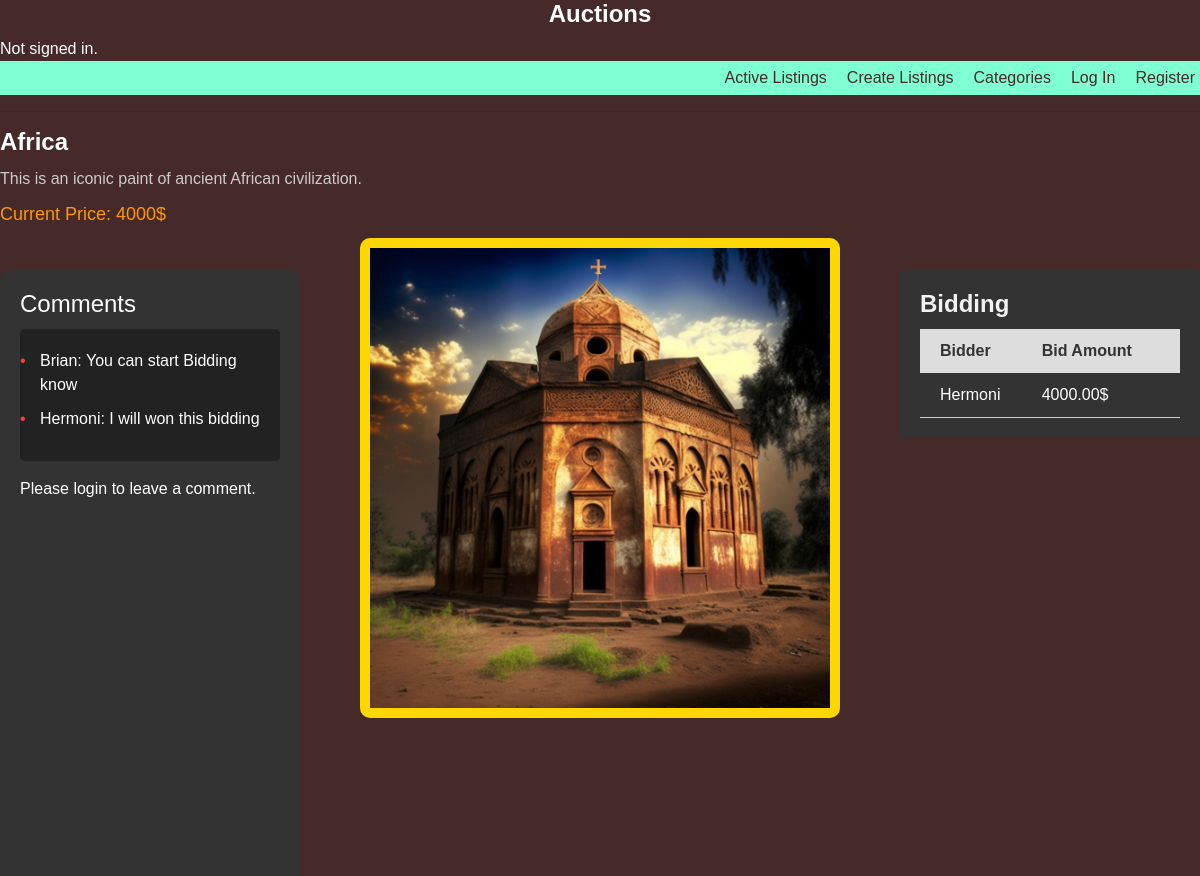
The app's page /listing/5/ with its own data.
### auctions/models.py (models this page shows, shortened)
class Listing(models.Model):
    title = models.CharField(max_length=255)
    description = models.TextField()
    starting_bid = models.DecimalField(max_digits=10, decimal_places=2)
    image = models.ImageField(upload_to='images/', blank=True)
    category = models.CharField(max_length=100)
    creator = models.ForeignKey(User, on_delete=models.CASCADE)
    created_at = models.DateTimeField(auto_now_add=True)
    active = models.BooleanField(default=True)
    watchlist = models.ForeignKey(Watchlist, on_delete=models.CASCADE, blank=True, null=True)
    bids = models.ForeignKey('Bid', on_delete=models.CASCADE, null=True, blank=True, related_name='listing_bids')
    comments = models.ManyToManyField('Comment', related_name='listings')
    winner = models.ForeignKey(User, on_delete=models.SET_NULL, null=True, blank=True, related_name='won_listings')

class Bid(models.Model):
    listing = models.ForeignKey(Listing, on_delete=models.CASCADE)
    bidder = models.ForeignKey(User, on_delete=models.CASCADE)
    bid_amount = models.DecimalField(max_digits=10, decimal_places=2)
    timestamp = models.DateTimeField(auto_now_add=True)

class User(AbstractUser):
    pass

class Comment(models.Model):
    listing = models.ForeignKey(Listing, on_delete=models.CASCADE)
    user = models.ForeignKey(User, on_delete=models.CASCADE)
    text = models.TextField()
    created_at = models.DateTimeField(auto_now_add=True)

### auctions/views.py (the view)
# urls.py: path('listing/<int:listing_id>/', show_listing, name='show_listing'),
def show_listing(request, listing_id):
    listing = get_object_or_404(Listing, pk=listing_id)
    comments = listing.comment_set.all()
    bids = Bid.objects.filter(listing=listing)
    if request.method == 'POST':
        form = CommentForm(request.POST)
        if form.is_valid():
            comment = form.save(commit=False)
            comment.listing = listing
            comment.user = request.user
            comment.save()
            return redirect('show_listing', listing_id=listing.id)
    else:
        form = CommentForm()
    current_price = bids.aggregate(Max('bid_amount')).get('bid_amount__max')
    context = {
        'listing': listing,
        'comments': comments,
        'bids': bids,
        'form': form,
        'current_price': current_price,
    }
    return render(request, 'auctions/show_listing.html', context)

### auctions/templates/auctions/show_listing.html (shortened to what this page needs)
{% extends "auctions/layout.html" %}
{% block body %}
<h1 style="color: #fff; font-size: 24px; margin-bottom: 10px;">{{ listing.title }}</h1>
<p style="color: #ccc; font-size: 16px; margin-bottom: 10px;">{{ listing.description }}</p>
<p style="color: #ff9800; font-size: 18px; margin-bottom: 10px;">Current Price: {{ current_price|default:listing.starting_bid }}$</p>
{% if listing.image %}
<img src="{{ listing.image.url }}" alt="Listing Image" style="top: 400px;display: block; margin: 0 auto; max-width: 40%; max-height: 30%; animation: zoom-in 0.5s ease-in-out; border: 10px solid gold; border-radius: 10px;">
{% endif %}
  <div class="table-container" style="position: absolute; right: 0; top:270px; width: 25%;">
  <div class="bidding-section" style="background-color: #333; padding: 20px; border-radius: 5px;">
    <h1 style="color: #f2f2f2; font-size: 24px; margin-bottom: 40px; margin-top: 0;">Bidding</h1>
    {% if bids %}
    <table class="bidding-table">
      <tr>
        <th>Bidder</th>
        <th>Bid Amount</th>
      </tr>
      {% for bid in bids|dictsortreversed:'bid_amount' %}
      <tr>
        <td>{{ bid.bidder.username }}</td>
        <td>{{ bid.bid_amount }}$</td>
      </tr>
      {% endfor %}
    </table>
    {% else %}
    <p style="color: #666; font-size: 16px; margin-top: 10px;">No bids available for this listing.</p>
    {% endif %}
  </div>
</div>
<div style="position: absolute; left: 0; top:270px; height: 70%; width: 300px; overflow-y: scroll; background-color: #333; color: #fff; padding: 20px; border-radius: 10px;">
  <h3 style="color: #fff; font-size: 24px; margin-bottom: 10px;">Comments</h3>
  <ul style="background-color: #222; padding: 20px; border-radius: 5px; list-style: none;">
    {% for comment in comments %}
    <li style="color: #fff; margin-bottom: 10px; position: relative;">
      {{ comment.user.username }}: {{ comment.text }}
    </li>
        {% empty %}
      <li style="color: #fff; margin-bottom: 10px;">No comments yet.</li>
    {% endfor %}
  </ul>
  {% if user.is_authenticated %}
  <h3 style="color: #fff; font-size: 24px; margin-bottom: 10px;">Add a Comment</h3>
  <form method="post" action="{% url 'show_listing' listing.id %}">
    {% csrf_token %}
    {{ form.as_p }}
    <button type="submit" style="background-color: #4caf50; color: #fff; padding: 10px 20px; border: none; border-radius: 4px; cursor: pointer;">Submit</button>
  </form>
{% else %}
  <p>Please <a href="{% url 'login' %}" style="color: #fff;">login</a> to leave a comment.</p>
{% endif %}
</div>
{% endblock %}

### auctions/static/auctions/styles.css (style rules this page uses)
body { background-color: #f2f2f2; font-family: Arial, sans-serif; color: #333; }
h1 { font-size: 24px; font-weight: bold; color: #555; }

### auctions/templates/auctions/layout.html (style rules this page uses)
body { background-color: rgb(70, 41, 41); }
h1 { color: aquamarine; }

### auctions/templates/auctions/show_listing.html (style rules this page uses)
.bidding-section { background-color: #333; padding: 20px; border-radius: 5px; }
.table-container { overflow-x: auto; float: right; max-width: 50%; }
.bidding-table { width: 100%; border-collapse: collapse; color: #fff; background-color: #333; margin-top: -30px; }
.bidding-table th { padding: 10px; text-align: left; background-color: #ddd; color: #333; }
.bidding-table td { padding: 10px; border-bottom: 1px solid #ccc; }
.bidding-table th:first-child, .bidding-table td:first-child { padding-left: 20px; }
.bidding-table th:last-child, .bidding-table td:last-child { padding-right: 20px; }
li::before { content: "\2022"; position: absolute; left: -20px; color: #f44336; }

### records on screen
Listing: title "Africa", description "This is an iconic paint of ancient African civilization.", starting_bid "4000", image (picture)
Bid: bidder.username "Hermoni", bid_amount "4000.00"
Comment: user.username "Brian", text "You can start Bidding know"
Comment: user.username "Hermoni", text "I will won this bidding"
